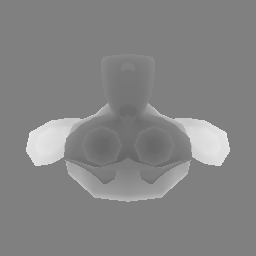
//> input picture depth_poisson_render/data/suzanne.png, 256 x 256 px
$ ./main   (built with g++ and OpenCV 4)
//> lines starting //> are read from the running program, lines starting //| are printed output that depends on the picture
### depth_poisson_render/CameraUtils.hpp
//
// Created by James Noeckel on 10/1/18.
//

#ifndef POINTS_FROM_DEPTH_CAMERAUTILS_H
#define POINTS_FROM_DEPTH_CAMERAUTILS_H
#include <Eigen/Core>

template<class T>
// [24 lines left out: function perspective, not called in this run]

template<class T>
// [23 lines left out: function lookAt, not called in this run]

#endif //POINTS_FROM_DEPTH_CAMERAUTILS_H

### depth_poisson_render/main.cpp
#include <iostream>
#include <opencv2/opencv.hpp>
#include <opencv2/highgui.hpp>
#include <Eigen/Dense>
#include "CameraUtils.hpp"
#include <CGAL/Exact_predicates_inexact_constructions_kernel.h>
#include <CGAL/jet_estimate_normals.h>
#include <CGAL/mst_orient_normals.h>
#include <CGAL/Simple_cartesian.h>
#include <CGAL/poisson_surface_reconstruction.h>
#include <CGAL/Polyhedron_3.h>
#include <CGAL/compute_average_spacing.h>


typedef CGAL::Exact_predicates_inexact_constructions_kernel Kernel;
typedef Kernel::Point_3 Point_3;
typedef Kernel::Vector_3 Vector_3;
typedef std::pair<Point_3, Vector_3> PointVectorPair;
typedef CGAL::First_of_pair_property_map<PointVectorPair> Point_map;
typedef CGAL::Second_of_pair_property_map<PointVectorPair> Vector_map;
typedef CGAL::Polyhedron_3<Kernel> Polyhedron;

int main(int argc, char** argv) {

    double max_depth = 150;
    if (argc > 1) {
        max_depth = std::stoi(argv[1]);
        std::cout << "arg max_depth: " << max_depth << std::endl;
    }
    //cv::Mat depth_img = cv::imread("/Users/jamesnoeckel/Documents/C++sandbox/points_from_depth/data/Depth57429_Theta334_Phi47.exr");
    cv::Mat depth_img = cv::imread("/Users/jamesnoeckel/Documents/C++sandbox/points_from_depth/data/suzanne.png");
//> depth_img is the input picture: 256 rows x 256 cols, CV_8UC3; min 101, max 236, mean 132.7
    cv::resize(depth_img, depth_img, cv::Size(0, 0), 0.5, 0.5);
//> depth_img: 128 rows x 128 cols, CV_8UC3
    std::cout << "width: " << depth_img.cols << " height: " << depth_img.rows << std::endl;
//| width: 128 height: 128

    double phi = 47.0 / 180 * M_PI;
    double theta = 334.0 / 180 * M_PI;
    double fov = 90.0;

    double cx = depth_img.cols / 2.0;
//> cx = 64
    double cy = depth_img.rows / 2.0;
//> cy = 64

    double radius = 26;
    double camX = radius * cos(theta) * cos(phi);
    double camY = radius * sin(phi);
    double camZ = radius * sin(theta) * cos(phi);

    Eigen::Matrix<double, 3, 1> center(0, 1, 0);
    Eigen::Matrix<double, 3, 1> up(0, 1, 0);
    Eigen::Matrix<double, 3, 1> eye(camX, camY, camZ);

    //Eigen::Matrix<double, 4, 4> T_cam = lookAt(eye, center, up);

    //std::cout << T_cam << std::endl;
    cv::Mat z;
    cv::Mat x(depth_img.rows, depth_img.cols, CV_64FC1);
    cv::Mat y(depth_img.rows, depth_img.cols, CV_64FC1);

    depth_img.convertTo(z, CV_64FC1);

    double constant_x = 2 * tan(fov/2.0) / depth_img.cols;
//> constant_x = 0.0253
    double constant_y = constant_x; //assume uniform pinhole model
//> constant_y = 0.0253
    double greatest_z = 0;
    double smallest_z = 1000;
    for (int v=0; v<z.rows; v++) {
        for (int u=0; u<z.cols;u++) {
            double depth = z.at<double>(v, u);
            x.at<double>(v, u) = (u - cx) * depth * constant_x;
            y.at<double>(v, u) = (v - cy) * depth * constant_y;
            if (depth > greatest_z) greatest_z = depth;
            if (depth < smallest_z) smallest_z = depth;
        }
    }
//> this loop made 128 passes
//> greatest_z on passes 1 to 12: 128, 128, 128, 128, 128, 128, 128, 128, 128, 128, 128, 128
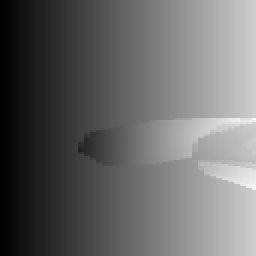
//> x: 128 rows x 128 cols, CV_64FC1 (shown 2 times larger); min -207.3, max 302.9, mean 0.7; drawn with min black and max white
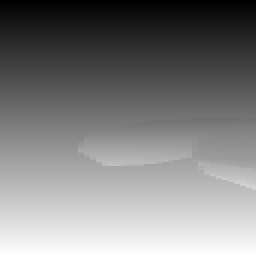
//> y: 128 rows x 128 cols, CV_64FC1 (shown 2 times larger); min -207.3, max 204.1, mean -0.3; drawn with min black and max white
//> after the loop, greatest_z = 232; smallest_z = 110

    std::cout << "maximum depth: " << greatest_z << "; smallest depth: " << smallest_z << std::endl;
//| maximum depth: 232; smallest depth: 110

//> (the run ends here: the program needs code that is not available in this run, at `std::vector<PointVectorPair> points;`)
